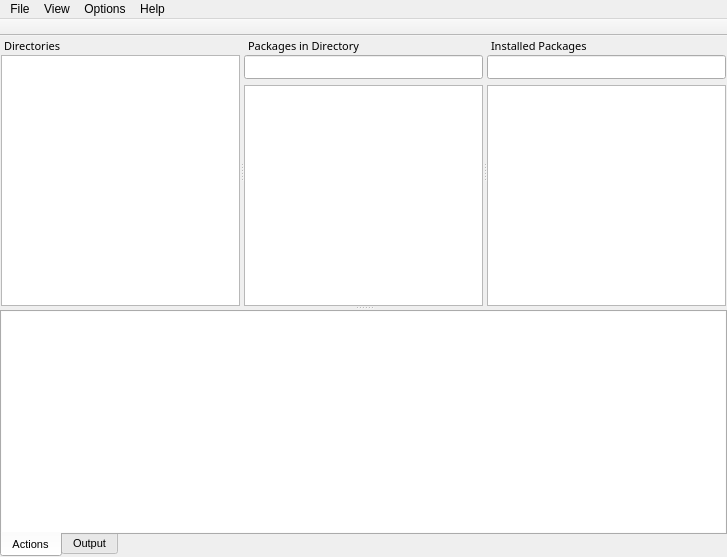
<?xml version="1.0" encoding="UTF-8"?>
<ui version="4.0">
 <class>MainWindow</class>
 <widget class="QMainWindow" name="MainWindow">
  <property name="geometry">
   <rect>
    <x>0</x>
    <y>0</y>
    <width>727</width>
    <height>557</height>
   </rect>
  </property>
  <property name="windowTitle">
   <string/>
  </property>
  <widget class="QWidget" name="centralwidget">
   <layout class="QGridLayout">
    <property name="leftMargin">
     <number>0</number>
    </property>
    <property name="topMargin">
     <number>0</number>
    </property>
    <property name="rightMargin">
     <number>0</number>
    </property>
    <property name="bottomMargin">
     <number>0</number>
    </property>
    <property name="spacing">
     <number>0</number>
    </property>
    <item row="0" column="0">
     <widget class="QSplitter" name="splitterHorizontal">
      <property name="frameShape">
       <enum>QFrame::NoFrame</enum>
      </property>
      <property name="frameShadow">
       <enum>QFrame::Plain</enum>
      </property>
      <property name="lineWidth">
       <number>1</number>
      </property>
      <property name="midLineWidth">
       <number>0</number>
      </property>
      <property name="orientation">
       <enum>Qt::Vertical</enum>
      </property>
      <property name="opaqueResize">
       <bool>true</bool>
      </property>
      <property name="handleWidth">
       <number>4</number>
      </property>
      <widget class="QSplitter" name="splitterVertical">
       <property name="frameShape">
        <enum>QFrame::NoFrame</enum>
       </property>
       <property name="orientation">
        <enum>Qt::Horizontal</enum>
       </property>
       <property name="opaqueResize">
        <bool>true</bool>
       </property>
       <widget class="QFrame" name="frame">
        <property name="frameShape">
         <enum>QFrame::NoFrame</enum>
        </property>
        <property name="frameShadow">
         <enum>QFrame::Sunken</enum>
        </property>
        <property name="lineWidth">
         <number>1</number>
        </property>
        <layout class="QGridLayout">
         <property name="leftMargin">
          <number>0</number>
         </property>
         <property name="topMargin">
          <number>0</number>
         </property>
         <property name="rightMargin">
          <number>0</number>
         </property>
         <property name="bottomMargin">
          <number>0</number>
         </property>
         <property name="spacing">
          <number>0</number>
         </property>
         <item row="0" column="0">
          <widget class="QDockWidget" name="dockDirectories">
           <property name="font">
            <font>
             <family>Sans Serif</family>
             <pointsize>8</pointsize>
            </font>
           </property>
           <property name="accessibleName">
            <string/>
           </property>
           <property name="accessibleDescription">
            <string/>
           </property>
           <property name="features">
            <set>QDockWidget::NoDockWidgetFeatures</set>
           </property>
           <property name="allowedAreas">
            <set>Qt::NoDockWidgetArea</set>
           </property>
           <property name="windowTitle">
            <string>Directories</string>
           </property>
           <widget class="QWidget" name="dockWidgetContents">
            <property name="styleSheet">
             <string notr="true"/>
            </property>
            <layout class="QGridLayout">
             <property name="leftMargin">
              <number>1</number>
             </property>
             <property name="topMargin">
              <number>0</number>
             </property>
             <property name="rightMargin">
              <number>0</number>
             </property>
             <property name="bottomMargin">
              <number>0</number>
             </property>
             <property name="spacing">
              <number>6</number>
             </property>
             <item row="0" column="0">
              <widget class="QTreeView" name="tvDir">
               <property name="focusPolicy">
                <enum>Qt::ClickFocus</enum>
               </property>
               <property name="contextMenuPolicy">
                <enum>Qt::CustomContextMenu</enum>
               </property>
               <property name="acceptDrops">
                <bool>true</bool>
               </property>
               <property name="indentation">
                <number>20</number>
               </property>
              </widget>
             </item>
            </layout>
           </widget>
          </widget>
         </item>
        </layout>
       </widget>
       <widget class="QFrame" name="frame_2">
        <property name="frameShape">
         <enum>QFrame::NoFrame</enum>
        </property>
        <property name="frameShadow">
         <enum>QFrame::Sunken</enum>
        </property>
        <property name="lineWidth">
         <number>1</number>
        </property>
        <property name="midLineWidth">
         <number>0</number>
        </property>
        <layout class="QGridLayout">
         <property name="leftMargin">
          <number>0</number>
         </property>
         <property name="topMargin">
          <number>0</number>
         </property>
         <property name="rightMargin">
          <number>0</number>
         </property>
         <property name="bottomMargin">
          <number>0</number>
         </property>
         <property name="spacing">
          <number>0</number>
         </property>
         <item row="0" column="0">
          <widget class="QDockWidget" name="dockPackages">
           <property name="font">
            <font>
             <family>Sans Serif</family>
             <pointsize>8</pointsize>
            </font>
           </property>
           <property name="features">
            <set>QDockWidget::NoDockWidgetFeatures</set>
           </property>
           <property name="allowedAreas">
            <set>Qt::NoDockWidgetArea</set>
           </property>
           <property name="windowTitle">
            <string>Packages in Directory</string>
           </property>
           <widget class="QWidget" name="dockWidgetContents_2">
            <layout class="QGridLayout">
             <property name="leftMargin">
              <number>0</number>
             </property>
             <property name="topMargin">
              <number>0</number>
             </property>
             <property name="rightMargin">
              <number>0</number>
             </property>
             <property name="bottomMargin">
              <number>0</number>
             </property>
             <property name="spacing">
              <number>6</number>
             </property>
             <item row="0" column="0">
              <layout class="QHBoxLayout">
               <property name="spacing">
                <number>0</number>
               </property>
               <property name="leftMargin">
                <number>0</number>
               </property>
               <property name="topMargin">
                <number>0</number>
               </property>
               <property name="rightMargin">
                <number>0</number>
               </property>
               <property name="bottomMargin">
                <number>0</number>
               </property>
               <item>
                <widget class="SearchLineEdit" name="leFilterPackage"/>
               </item>
              </layout>
             </item>
             <item row="1" column="0">
              <widget class="QTreeView" name="tvPackage">
               <property name="contextMenuPolicy">
                <enum>Qt::CustomContextMenu</enum>
               </property>
              </widget>
             </item>
            </layout>
           </widget>
          </widget>
         </item>
        </layout>
       </widget>
       <widget class="QFrame" name="frame_3">
        <property name="frameShape">
         <enum>QFrame::Panel</enum>
        </property>
        <property name="frameShadow">
         <enum>QFrame::Raised</enum>
        </property>
        <property name="lineWidth">
         <number>0</number>
        </property>
        <layout class="QGridLayout">
         <property name="leftMargin">
          <number>0</number>
         </property>
         <property name="topMargin">
          <number>0</number>
         </property>
         <property name="rightMargin">
          <number>0</number>
         </property>
         <property name="bottomMargin">
          <number>0</number>
         </property>
         <property name="spacing">
          <number>0</number>
         </property>
         <item row="0" column="0">
          <widget class="QDockWidget" name="dockInstalledPackages">
           <property name="font">
            <font>
             <family>Sans Serif</family>
             <pointsize>8</pointsize>
            </font>
           </property>
           <property name="features">
            <set>QDockWidget::NoDockWidgetFeatures</set>
           </property>
           <property name="allowedAreas">
            <set>Qt::NoDockWidgetArea</set>
           </property>
           <property name="windowTitle">
            <string>Installed Packages</string>
           </property>
           <widget class="QWidget" name="dockWidgetContents_3">
            <layout class="QGridLayout">
             <property name="leftMargin">
              <number>0</number>
             </property>
             <property name="topMargin">
              <number>0</number>
             </property>
             <property name="rightMargin">
              <number>1</number>
             </property>
             <property name="bottomMargin">
              <number>0</number>
             </property>
             <property name="spacing">
              <number>6</number>
             </property>
             <item row="0" column="0">
              <layout class="QHBoxLayout">
               <property name="spacing">
                <number>0</number>
               </property>
               <property name="leftMargin">
                <number>0</number>
               </property>
               <property name="topMargin">
                <number>0</number>
               </property>
               <property name="rightMargin">
                <number>0</number>
               </property>
               <property name="bottomMargin">
                <number>0</number>
               </property>
               <item>
                <widget class="SearchLineEdit" name="leFilterInstalledPackages"/>
               </item>
              </layout>
             </item>
             <item row="1" column="0">
              <widget class="QTreeView" name="tvInstalledPackages">
               <property name="contextMenuPolicy">
                <enum>Qt::CustomContextMenu</enum>
               </property>
              </widget>
             </item>
            </layout>
           </widget>
          </widget>
         </item>
        </layout>
       </widget>
      </widget>
      <widget class="TabWidget" name="twTODO">
       <property name="font">
        <font>
         <pointsize>8</pointsize>
        </font>
       </property>
       <property name="tabPosition">
        <enum>QTabWidget::South</enum>
       </property>
       <property name="tabShape">
        <enum>QTabWidget::Rounded</enum>
       </property>
       <property name="currentIndex">
        <number>0</number>
       </property>
       <property name="elideMode">
        <enum>Qt::ElideNone</enum>
       </property>
       <property name="usesScrollButtons">
        <bool>true</bool>
       </property>
       <property name="tabsClosable">
        <bool>false</bool>
       </property>
       <widget class="QWidget" name="tabActions">
        <attribute name="title">
         <string>Actions</string>
        </attribute>
        <layout class="QGridLayout">
         <property name="leftMargin">
          <number>0</number>
         </property>
         <property name="topMargin">
          <number>0</number>
         </property>
         <property name="rightMargin">
          <number>0</number>
         </property>
         <property name="bottomMargin">
          <number>0</number>
         </property>
         <property name="spacing">
          <number>0</number>
         </property>
         <item row="0" column="0">
          <widget class="QTreeView" name="tvTODO">
           <property name="contextMenuPolicy">
            <enum>Qt::CustomContextMenu</enum>
           </property>
           <property name="frameShape">
            <enum>QFrame::NoFrame</enum>
           </property>
           <property name="frameShadow">
            <enum>QFrame::Plain</enum>
           </property>
          </widget>
         </item>
        </layout>
       </widget>
       <widget class="QWidget" name="tabOutput">
        <attribute name="title">
         <string>Output</string>
        </attribute>
        <layout class="QGridLayout">
         <property name="leftMargin">
          <number>0</number>
         </property>
         <property name="topMargin">
          <number>0</number>
         </property>
         <property name="rightMargin">
          <number>0</number>
         </property>
         <property name="bottomMargin">
          <number>0</number>
         </property>
         <property name="spacing">
          <number>0</number>
         </property>
         <item row="0" column="0">
          <widget class="QTextBrowser" name="textEdit">
           <property name="frameShape">
            <enum>QFrame::NoFrame</enum>
           </property>
           <property name="frameShadow">
            <enum>QFrame::Plain</enum>
           </property>
           <property name="readOnly">
            <bool>true</bool>
           </property>
           <property name="openExternalLinks">
            <bool>true</bool>
           </property>
          </widget>
         </item>
        </layout>
       </widget>
      </widget>
     </widget>
    </item>
   </layout>
  </widget>
  <widget class="QMenuBar" name="menubar">
   <property name="geometry">
    <rect>
     <x>0</x>
     <y>0</y>
     <width>727</width>
     <height>19</height>
    </rect>
   </property>
   <property name="contextMenuPolicy">
    <enum>Qt::NoContextMenu</enum>
   </property>
   <widget class="QMenu" name="menuFile">
    <property name="title">
     <string>File</string>
    </property>
   </widget>
   <widget class="QMenu" name="menuHelp">
    <property name="title">
     <string>Help</string>
    </property>
   </widget>
   <widget class="QMenu" name="menuView">
    <property name="title">
     <string>View</string>
    </property>
   </widget>
   <widget class="QMenu" name="menuOptions">
    <property name="title">
     <string>Options</string>
    </property>
   </widget>
   <addaction name="menuFile"/>
   <addaction name="menuView"/>
   <addaction name="menuOptions"/>
   <addaction name="menuHelp"/>
  </widget>
  <widget class="QToolBar" name="toolBar">
   <property name="mouseTracking">
    <bool>false</bool>
   </property>
   <property name="contextMenuPolicy">
    <enum>Qt::CustomContextMenu</enum>
   </property>
   <property name="acceptDrops">
    <bool>false</bool>
   </property>
   <property name="movable">
    <bool>false</bool>
   </property>
   <property name="allowedAreas">
    <set>Qt::TopToolBarArea</set>
   </property>
   <property name="orientation">
    <enum>Qt::Horizontal</enum>
   </property>
   <property name="toolButtonStyle">
    <enum>Qt::ToolButtonIconOnly</enum>
   </property>
   <property name="floatable">
    <bool>false</bool>
   </property>
   <attribute name="toolBarArea">
    <enum>TopToolBarArea</enum>
   </attribute>
   <attribute name="toolBarBreak">
    <bool>false</bool>
   </attribute>
  </widget>
  <action name="actionExit">
   <property name="icon">
    <iconset>
     <normaloff>../../../../../../opt/kde/share/icons/kdeclassic/22x22/actions/exit.png</normaloff>../../../../../../opt/kde/share/icons/kdeclassic/22x22/actions/exit.png</iconset>
   </property>
   <property name="text">
    <string>Exit</string>
   </property>
  </action>
  <action name="actionInstall_package">
   <property name="icon">
    <iconset>
     <normaloff>../../../../../../opt/kde/share/icons/kdeclassic/22x22/actions/1rightarrow.png</normaloff>../../../../../../opt/kde/share/icons/kdeclassic/22x22/actions/1rightarrow.png</iconset>
   </property>
   <property name="text">
    <string>Install package</string>
   </property>
  </action>
  <action name="actionUpgrade_package">
   <property name="icon">
    <iconset>
     <normaloff>../../../../../../opt/kde/share/icons/kdeclassic/22x22/actions/2rightarrow.png</normaloff>../../../../../../opt/kde/share/icons/kdeclassic/22x22/actions/2rightarrow.png</iconset>
   </property>
   <property name="text">
    <string>Upgrade package</string>
   </property>
  </action>
  <action name="actionDowngrade_package">
   <property name="icon">
    <iconset>
     <normaloff>../../../../../../opt/kde/share/icons/kdeclassic/22x22/actions/2leftarrow.png</normaloff>../../../../../../opt/kde/share/icons/kdeclassic/22x22/actions/2leftarrow.png</iconset>
   </property>
   <property name="text">
    <string>Downgrade package</string>
   </property>
  </action>
  <action name="actionRemove_package">
   <property name="icon">
    <iconset>
     <normaloff>../../../../../../opt/kde/share/icons/kdeclassic/22x22/actions/kdeprint_stopprinter.png</normaloff>../../../../../../opt/kde/share/icons/kdeclassic/22x22/actions/kdeprint_stopprinter.png</iconset>
   </property>
   <property name="text">
    <string>Remove package</string>
   </property>
  </action>
  <action name="actionDelete_file">
   <property name="icon">
    <iconset>
     <normaloff>../../../../../../opt/kde/share/icons/kdeclassic/22x22/actions/tool_delete.png</normaloff>../../../../../../opt/kde/share/icons/kdeclassic/22x22/actions/tool_delete.png</iconset>
   </property>
   <property name="text">
    <string>Delete file</string>
   </property>
  </action>
  <action name="actionCreate_Directory">
   <property name="icon">
    <iconset>
     <normaloff>../../../../../../opt/kde/share/icons/default.kde/22x22/actions/folder_new.png</normaloff>../../../../../../opt/kde/share/icons/default.kde/22x22/actions/folder_new.png</iconset>
   </property>
   <property name="text">
    <string>Create directory</string>
   </property>
  </action>
  <action name="actionRemove_Directory">
   <property name="icon">
    <iconset>
     <normaloff>../../../../../../opt/kde/share/icons/default.kde/22x22/actions/edittrash.png</normaloff>../../../../../../opt/kde/share/icons/default.kde/22x22/actions/edittrash.png</iconset>
   </property>
   <property name="text">
    <string>Remove directory</string>
   </property>
  </action>
  <action name="actionDelete_ActionFile">
   <property name="icon">
    <iconset>
     <normaloff>../resources/tool_delete.png</normaloff>../resources/tool_delete.png</iconset>
   </property>
   <property name="text">
    <string>Remove file from Action</string>
   </property>
  </action>
  <action name="actionDelete_All_ActionFiles">
   <property name="icon">
    <iconset>
     <normaloff>../resources/tool_delete.png</normaloff>../resources/tool_delete.png</iconset>
   </property>
   <property name="text">
    <string>Remove all files from Action</string>
   </property>
  </action>
  <action name="actionAbout_QTGZManager">
   <property name="icon">
    <iconset>
     <normaloff>../resources/JTGZManager.png</normaloff>../resources/JTGZManager.png</iconset>
   </property>
   <property name="text">
    <string>About QTGZManager...</string>
   </property>
  </action>
  <action name="actionReinstall_package">
   <property name="icon">
    <iconset>
     <normaloff>../resources/reload2.png</normaloff>../resources/reload2.png</iconset>
   </property>
   <property name="text">
    <string>Reinstall package</string>
   </property>
  </action>
  <action name="actionPackageContent">
   <property name="text">
    <string>View content</string>
   </property>
  </action>
  <action name="actionPackageInfo">
   <property name="text">
    <string>View information</string>
   </property>
  </action>
  <action name="actionInstalledPackageInfo">
   <property name="text">
    <string>View information</string>
   </property>
  </action>
  <action name="actionExecuteActions">
   <property name="text">
    <string>Execute Actions</string>
   </property>
  </action>
  <action name="actionExpand_All_Items">
   <property name="text">
    <string>Expand all items</string>
   </property>
  </action>
  <action name="actionCollapse_All_Items">
   <property name="text">
    <string>Collapse all items</string>
   </property>
  </action>
  <action name="actionHideRightView">
   <property name="text">
    <string>Hide right view</string>
   </property>
  </action>
  <action name="actionMaximizeLowerView">
   <property name="text">
    <string>Maximize lower view</string>
   </property>
  </action>
  <action name="actionRefreshPackageLists">
   <property name="text">
    <string>Refresh package lists</string>
   </property>
  </action>
  <action name="actionCloseTab">
   <property name="text">
    <string>Close tab</string>
   </property>
  </action>
  <action name="actionCloseAllTabs">
   <property name="text">
    <string>Close all tabs</string>
   </property>
  </action>
  <action name="actionDiffToInstalled">
   <property name="text">
    <string>Diff to installed</string>
   </property>
   <property name="iconText">
    <string>Diff to installed</string>
   </property>
   <property name="toolTip">
    <string>Diff to installed</string>
   </property>
  </action>
  <action name="actionOpenDirectory">
   <property name="text">
    <string>Open this directory</string>
   </property>
  </action>
  <action name="actionOpenFile">
   <property name="text">
    <string>Open this file</string>
   </property>
  </action>
  <action name="actionFindFile">
   <property name="text">
    <string>Find a file</string>
   </property>
  </action>
  <action name="actionMinimizeLowerView">
   <property name="text">
    <string>Minimize lower view</string>
   </property>
  </action>
  <action name="actionNormalView">
   <property name="text">
    <string>Normal view</string>
   </property>
  </action>
  <action name="actionSnapshotInstalledPackages">
   <property name="text">
    <string>Take a snapshot of Installed Packages</string>
   </property>
  </action>
  <action name="actionExpandItem">
   <property name="text">
    <string>ExpandItem</string>
   </property>
  </action>
  <action name="actionCollapseItem">
   <property name="text">
    <string>CollapseItem</string>
   </property>
  </action>
  <action name="actionDiffToEachOther">
   <property name="text">
    <string>diffToEachOther</string>
   </property>
  </action>
  <action name="actionEditFile">
   <property name="text">
    <string>EditFile</string>
   </property>
  </action>
  <action name="actionOpenTerminal">
   <property name="text">
    <string>OpenTerminal</string>
   </property>
  </action>
  <action name="actionFreezePkg">
   <property name="text">
    <string>FreezePkg</string>
   </property>
  </action>
  <action name="actionUnfreezePkg">
   <property name="text">
    <string>UnfreezePkg</string>
   </property>
  </action>
  <action name="actionTransformRPMinTGZ">
   <property name="text">
    <string>TransformRPMinTGZ</string>
   </property>
  </action>
  <action name="actionChangeDefaultDirectory">
   <property name="text">
    <string>ChangeDefaultDirectory</string>
   </property>
  </action>
  <action name="actionFindFileInPkgFileList">
   <property name="text">
    <string>FindFileInPkgFileList</string>
   </property>
  </action>
  <action name="actionFindFileInPackage">
   <property name="text">
    <string>FindFileInPackage</string>
   </property>
  </action>
  <action name="actionFindPackage">
   <property name="text">
    <string>FindPackage</string>
   </property>
  </action>
  <action name="actionSetup">
   <property name="text">
    <string>Setup</string>
   </property>
  </action>
  <action name="actionOpenSnapshot">
   <property name="text">
    <string>openSnapshot</string>
   </property>
  </action>
  <action name="actionDelete_SelectedActionFiles">
   <property name="text">
    <string>delete_SelectedActionFiles</string>
   </property>
  </action>
  <action name="actionUpdater">
   <property name="text">
    <string>Check for Slackware patches...</string>
   </property>
   <property name="shortcut">
    <string>Ctrl+P</string>
   </property>
  </action>
  <action name="actionCloseClickedTab">
   <property name="text">
    <string>Close tab</string>
   </property>
  </action>
  <action name="actionOpenThisSnapshot">
   <property name="text">
    <string>openSnapshot</string>
   </property>
  </action>
  <action name="actionCutPackage">
   <property name="icon">
    <iconset resource="../resources.qrc">
     <normaloff>:/resources/images/edit-cut.png</normaloff>:/resources/images/edit-cut.png</iconset>
   </property>
   <property name="text">
    <string>Cut</string>
   </property>
  </action>
  <action name="actionCopyPackage">
   <property name="icon">
    <iconset resource="../resources.qrc">
     <normaloff>:/resources/images/edit-copy.png</normaloff>:/resources/images/edit-copy.png</iconset>
   </property>
   <property name="text">
    <string>Copy</string>
   </property>
  </action>
  <action name="actionPastePackage">
   <property name="icon">
    <iconset resource="../resources.qrc">
     <normaloff>:/resources/images/edit-paste.png</normaloff>:/resources/images/edit-paste.png</iconset>
   </property>
   <property name="text">
    <string>Paste</string>
   </property>
  </action>
 </widget>
 <customwidgets>
  <customwidget>
   <class>TabWidget</class>
   <extends>QTabWidget</extends>
   <header>tabwidget.h</header>
   <container>1</container>
  </customwidget>
  <customwidget>
   <class>SearchLineEdit</class>
   <extends>QLineEdit</extends>
   <header>searchlineedit.h</header>
  </customwidget>
 </customwidgets>
 <tabstops>
  <tabstop>tvDir</tabstop>
  <tabstop>tvPackage</tabstop>
  <tabstop>leFilterInstalledPackages</tabstop>
  <tabstop>tvInstalledPackages</tabstop>
  <tabstop>twTODO</tabstop>
  <tabstop>textEdit</tabstop>
  <tabstop>tvTODO</tabstop>
 </tabstops>
 <resources>
  <include location="../resources.qrc"/>
 </resources>
 <connections/>
</ui>
